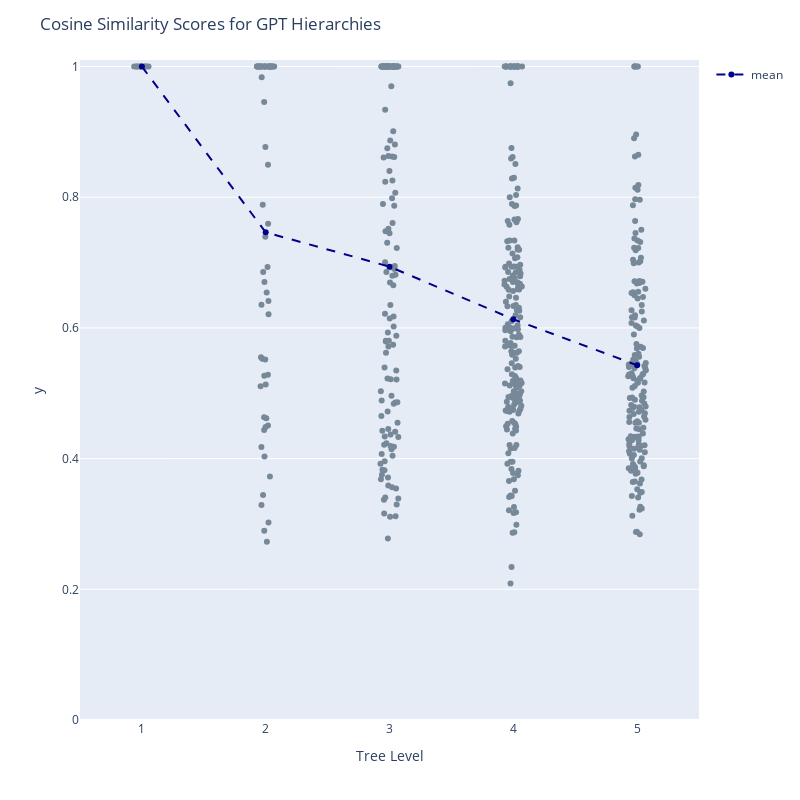

Notebook code for this chart:
### Markdown cell above
gpt4 5 iterations

### Code cell
gpt_5x_scores = {}
for level in range(1,6):
    score, top_scores, hierarchy_1_embeddings, hierarchy_2_embeddings = cos_scores(gpt_5x_embeddings['level_' + str(level) + '_embeddings'], gpt_5x_2_embeddings['level_' + str(level) + '_embeddings'])
    gpt_5x_scores['level_' + str(level) + '_score'] = [float(np_float) for np_float in top_scores]

levels = [1, 2, 3, 4, 5, 6]
# mean_scores = [np.mean(gpt_5x_scores['level_' + str(level) + '_score'][0]) for level in levels]


all_levels = []
all_scores = []
means = []

for level in range(1,6):
    x = [level] * len(gpt_5x_scores['level_' + str(level) + '_score'])
    y = gpt_5x_scores['level_' + str(level) + '_score']
    mean_score = mean(y)
    all_levels.extend(x)
    all_scores.extend(y)
    means.append(mean_score)

viz_df = pd.DataFrame(all_levels, all_scores)
fig = px.strip(viz_df, x = all_levels, y = all_scores )

fig.update_traces(marker_color = 'lightslategrey')
fig.add_trace(go.Scatter(x = levels, 
                         y = means,
                         name = 'mean',
                        #  marker_color = 'darkblue',
                         line=dict(color='darkblue', width=2, dash='dash'),
                         ))

fig.update_layout(height = 800, width = 800, title = 'Cosine Similarity Scores for GPT Hierarchies',
                  xaxis_title = 'Tree Level', yaxis_range = [0,1.01])

fig.show()

### Figure 1 — Plotly figure (JSON) as saved in the notebook; plotly's stock layout.template omitted (floating-point values rounded to 4 significant figures; data arrays with more than 128 entries replaced by an {"elided": "..."} marker saying what was removed)
{"data": [{"alignmentgroup": "True", "boxpoints": "all", "fillcolor": "rgba(255,255,255,0)", "hoveron": "points", "hovertemplate": "x=%{x}<br>y=%{y}<extra></extra>", "legendgroup": "", "line": {"color": "rgba(255,255,255,0)"}, "marker": {"color": "lightslategrey"}, "name": "", "offsetgroup": "", "orientation": "v", "pointpos": 0, "showlegend": false, "type": "box", "x": {"elided": "552 int values"}, "x0": " ", "xaxis": "x", "y": {"elided": "552 float values"}, "y0": " ", "yaxis": "y"}, {"line": {"color": "darkblue", "dash": "dash", "width": 2}, "name": "mean", "type": "scatter", "x": [1, 2, 3, 4, 5, 6], "y": [1.0, 0.7463, 0.6938, 0.6133, 0.5429]}], "layout": {"boxmode": "group", "height": 800, "legend": {"tracegroupgap": 0}, "margin": {"t": 60}, "title": {"text": "Cosine Similarity Scores for GPT Hierarchies"}, "width": 800, "xaxis": {"anchor": "y", "domain": [0, 1], "title": {"text": "Tree Level"}}, "yaxis": {"anchor": "x", "domain": [0, 1], "range": [0, 1.01], "title": {"text": "y"}}}}
